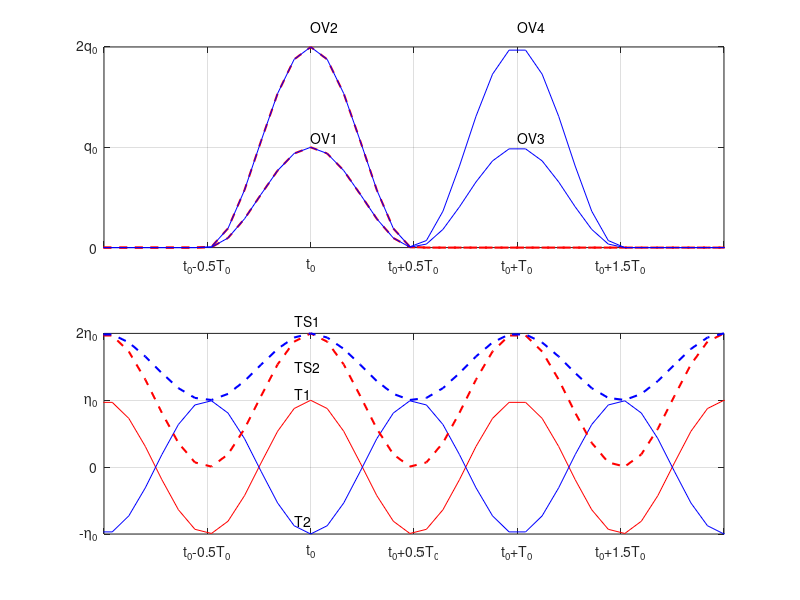

MATLAB code for this plot:
clear
t0=20.0;
T0=12.5;
q0=1.0;
eta0=1;


figure
subplot(211)
hold on
grid on
set(gca,'xlim',[t0-T0, t0+2*T0])
set(gca,'xtick',[t0-T0:T0/2:t0+2*T0])
set(gca,'xticklabel',{'','{t_0-0.5T_0}','t_0','t_0+0.5T_0','t_0+T_0','t_0+1.5T_0',''})
set(gca,'ylim',[0,2*q0])
set(gca,'ytick',[0:q0:2*q0])
set(gca,'yticklabel',{'0','q_0','2q_0'})
box on

t=[1:72];
f=0.5*q0*cos(2*pi*(t-t0)/T0)+0.5*q0;
f1=f;
f1(t>t0+T0/2)=0.0;
f1(t<t0-T0/2)=0.0;
f11=f1*2;

plot(t,f1,'r--','LineWidth',1.5)
plot(t,f11,'r--','LineWidth',1.5)

f2=f;
f2(t>t0+3*T0/2)=0.0;
f2(t<t0-T0/2)=0.0;
f21=f2*2;

plot(t,f2,'b','LineWidth',0.5)
plot(t,f21,'b','LineWidth',0.5)


text(t0,1.1*q0,'OV1')
text(t0,2.2*q0,'OV2')
text(t0+T0,1.1*q0,'OV3')
text(t0+T0,2.2*q0,'OV4')



subplot(212)
set(gca,'xlim',[t0-T0, t0+2*T0])
set(gca,'xtick',[t0-T0:T0/2:t0+2*T0])
set(gca,'xticklabel',{'','{t_0-0.5T_0}','t_0','t_0+0.5T_0','t_0+T_0','t_0+1.5T_0',''})
set(gca,'ylim',[-eta0 2*eta0])
set(gca,'ytick',[-eta0:eta0:2*eta0])
set(gca,'yticklabel',{'-\eta_0','0','\eta_0','2\eta_0'})
box on

hold on
grid on
eta1=eta0*cos(2*pi*(t-t0)/T0);
plot(t,eta1,'r')
eta2=eta0*cos(2*pi*(t-t0)/T0+pi);
plot(t,eta2,'b')

eta3=eta1+eta0;
plot(t,eta3,'r--','LineWidth',1.5)
eta4=eta1/2+3*eta0/2;
plot(t,eta4,'b--','LineWidth',1.5)

text(t0-1,1.1*eta0,'T1')
text(t0-1,-0.8*eta0,'T2')
text(t0-1,2.2*eta0,'TS1')
text(t0-1,1.5.*eta0,'TS2')